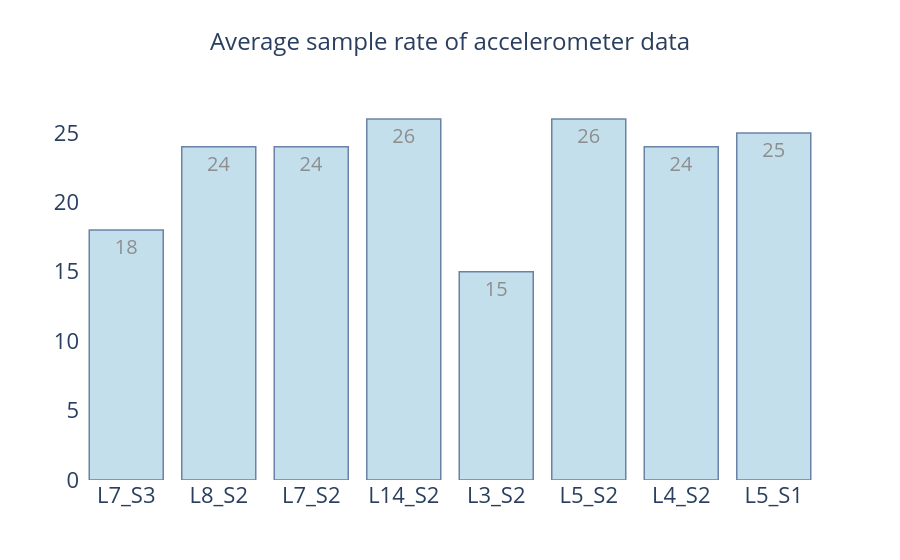

Notebook source saved alongside this figure:
### Code cell
folder_path_acc = "/Users/shehjarsadhu/Desktop/UniversityOfRhodeIsland/Graduate/WBL/Project_MindGame/DATASET/Systems_testing_2025/HOME/N7777/Morning/session_2025-02-17_1/watch_data/accelerometer_data/"

average_sr_acc_list = []
level_list_acc = []
# Find all CSV files in the folder
csv_files = glob.glob(f"{folder_path_acc}/*.csv")
for csv_file in csv_files:
    df_acc = pd.read_csv(csv_file)
    print("Puzzle Level: ",csv_file.split("/")[-1])
    df_acc["watch_timestamp_seconds"] = df_acc["watch_timestamp"].apply(convert_watch_timestamp)    
    average_sample_rate = df_acc["watch_timestamp_seconds"].value_counts().mean()
    print("Average sample rate: ",average_sample_rate)
    average_sr_acc_list.append(int(average_sample_rate))
    level_list_acc.append(csv_file.split("/")[-1].split("_")[2] +"_"+ csv_file.split("/")[-1].split("_")[3])
# Use the hovertext kw argument for hover text
fig = go.Figure(data=[go.Bar(x=level_list_acc, y=average_sr_acc_list,            
                        text=average_sr_acc_list,
                        textposition='auto',textfont=dict(size=20)  # Increase font size of text labels
)])
# Customize aspect
fig.update_traces(marker_color='rgb(158,202,225)', marker_line_color='rgb(8,48,107)',
                  marker_line_width=1.5, opacity=0.6)
# fig.update_layout(title_text='Average sample rate of computer mouse data')
# Update layout
fig.update_layout(
 title=dict(
        text='Average sample rate of accelerometer data',
        x=0.5,  # Center the title
        font=dict(size=24)  # Increase title font size
    ),
    xaxis=dict(
        tickfont=dict(size=22)  # Increase X-axis font size
    ),
    yaxis=dict(
        tickfont=dict(size=22)  # Increase Y-axis font size
    ),
    plot_bgcolor='white'  # Set background color to white
)
fig.show()

### Figure 1 — Plotly figure (JSON) as saved in the notebook; plotly's stock layout.template omitted (floating-point values rounded to 4 significant figures)
{"data": [{"marker": {"color": "rgb(158,202,225)", "line": {"color": "rgb(8,48,107)", "width": 1.5}}, "opacity": 0.6, "text": ["18", "24", "24", "26", "15", "26", "24", "25"], "textfont": {"size": 20}, "textposition": "auto", "type": "bar", "x": ["L7_S3", "L8_S2", "L7_S2", "L14_S2", "L3_S2", "L5_S2", "L4_S2", "L5_S1"], "y": [18, 24, 24, 26, 15, 26, 24, 25]}], "layout": {"plot_bgcolor": "white", "title": {"font": {"size": 24}, "text": "Average sample rate of accelerometer data", "x": 0.5}, "xaxis": {"tickfont": {"size": 22}}, "yaxis": {"tickfont": {"size": 22}}}}
